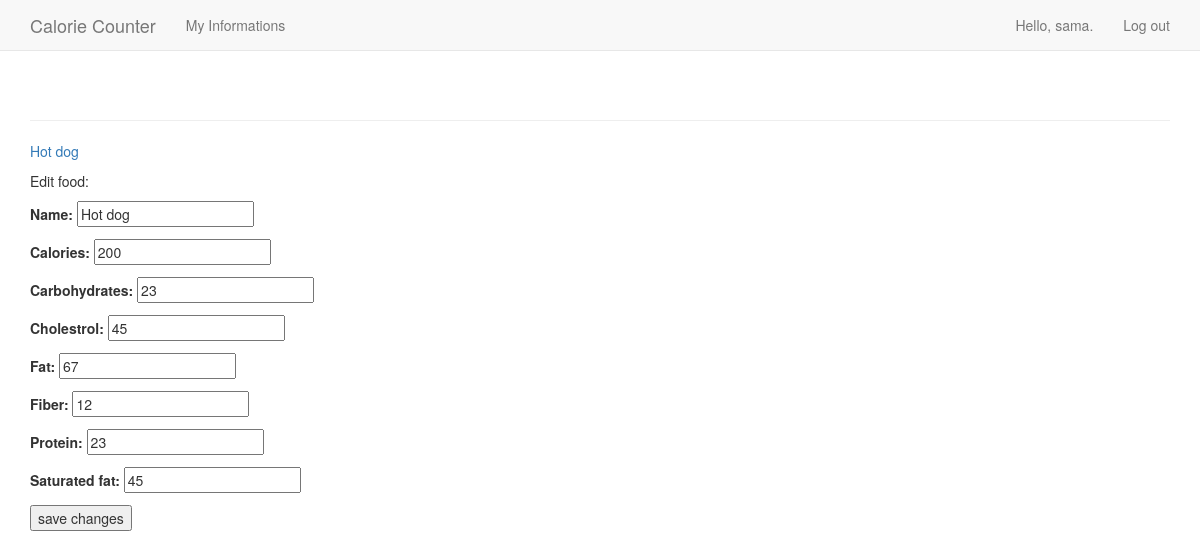
/edit_food/6/ (signed in), run on the app's committed database.
### calorie_counter_app/models.py (models this page shows)
class Food(models.Model):
    name = models.CharField(max_length=200)
    calories = models.PositiveIntegerField()
    carbohydrates = models.PositiveIntegerField()
    cholestrol = models.PositiveIntegerField()
    fat = models.PositiveIntegerField()
    fiber = models.PositiveIntegerField()
    protein = models.PositiveIntegerField()
    saturated_fat = models.PositiveIntegerField()
    date_added = models.DateTimeField(auto_now_add=True)
    owner = models.ForeignKey(User , on_delete = models.CASCADE)
    def __str__(self):
        return self.name

### calorie_counter_app/views.py (the view)
# urls.py: url(r'^edit_food/(?P<food_id>\d+)/$', views.edit_food,name='edit_food'),
@login_required
def edit_food(request, food_id):
    food = Food.objects.get(id=food_id)
    if food.owner != request.user:
        raise Http404
    if request.method != 'POST':
        form = FoodForm(instance=food)
    else:
        form = FoodForm(instance=food, data=request.POST)
        if form.is_valid():
            form.save()
            return HttpResponseRedirect(reverse('calorie_counter_app:food', args=[food.id]))
    context = {'food' : food, 'form': form}
    return render(request, 'calorie_counter_app/edit_food.html', context)

### calorie_counter_app/forms.py
class FoodForm(forms.ModelForm):
    class Meta:
        model = Food
        fields = ['name' , 'calories' , 'carbohydrates' , 'cholestrol' , 'fat' , 'fiber' , 'protein' , 'saturated_fat']

### calorie_counter_app/templates/calorie_counter_app/edit_food.html (shortened to what this page needs)
{% extends "calorie_counter_app/base.html" %}
{% block content %}
    <p><a href="{% url 'calorie_counter_app:food' food.id %}">{{ food }}</a></p>
    <p>Edit food:</p>
    <form action="{% url 'calorie_counter_app:edit_food' food.id %}" method='post'>
        {{ form.as_p }}
        <button name="submit">save changes</button>
    </form>
{% endblock content %}

### calorie_counter_app/templates/calorie_counter_app/base.html (shortened to what this page needs)
{% load bootstrap3 %}
<!DOCTYPE html>
<html lang="en">
    <head>
        {% bootstrap_css %}
    </head>
    <body>
        <nav class="navbar navbar-default navbar-static-top">
            <div class="container">
                <div class="navbar-header">
                    <a class="navbar-brand" href="{% url 'calorie_counter_app:index' %}">
                        Calorie Counter</a>
                </div>
                <div id="navbar" class="navbar-collapse collapse">
                    <ul class="nav navbar-nav">
                        <li><a href="{% url 'calorie_counter_app:myInfo' %}">My Informations</a></li>
                    </ul>
                    <ul class="nav navbar-nav navbar-right">
                        {% if user.is_authenticated %}
                            <li><a>Hello, {{ user.username }}.</a></li>
                            <li><a href="{% url 'users:logout' %}">Log out</a></li>
                        {% else %}
                            <li><a href="{% url 'users:register' %}">Register</a></li>
                            <li><a href="{% url 'users:login' %}">Log in</a></li>
                        {% endif %}
                    </ul>
                </div>
            </div>
        </nav>
        <div class="container">
            <div class="page-header">
            </div>
            <div>
                {% block content %}{% endblock content %}
            </div>
        </div>
    </body>
</html>

### data on the page
Food: name "Hot dog", calories "200", carbohydrates "23", cholestrol "45", fat "67", fiber "12", protein "23", saturated_fat "45"

### other printed values
{{ user.username }} "sama"
